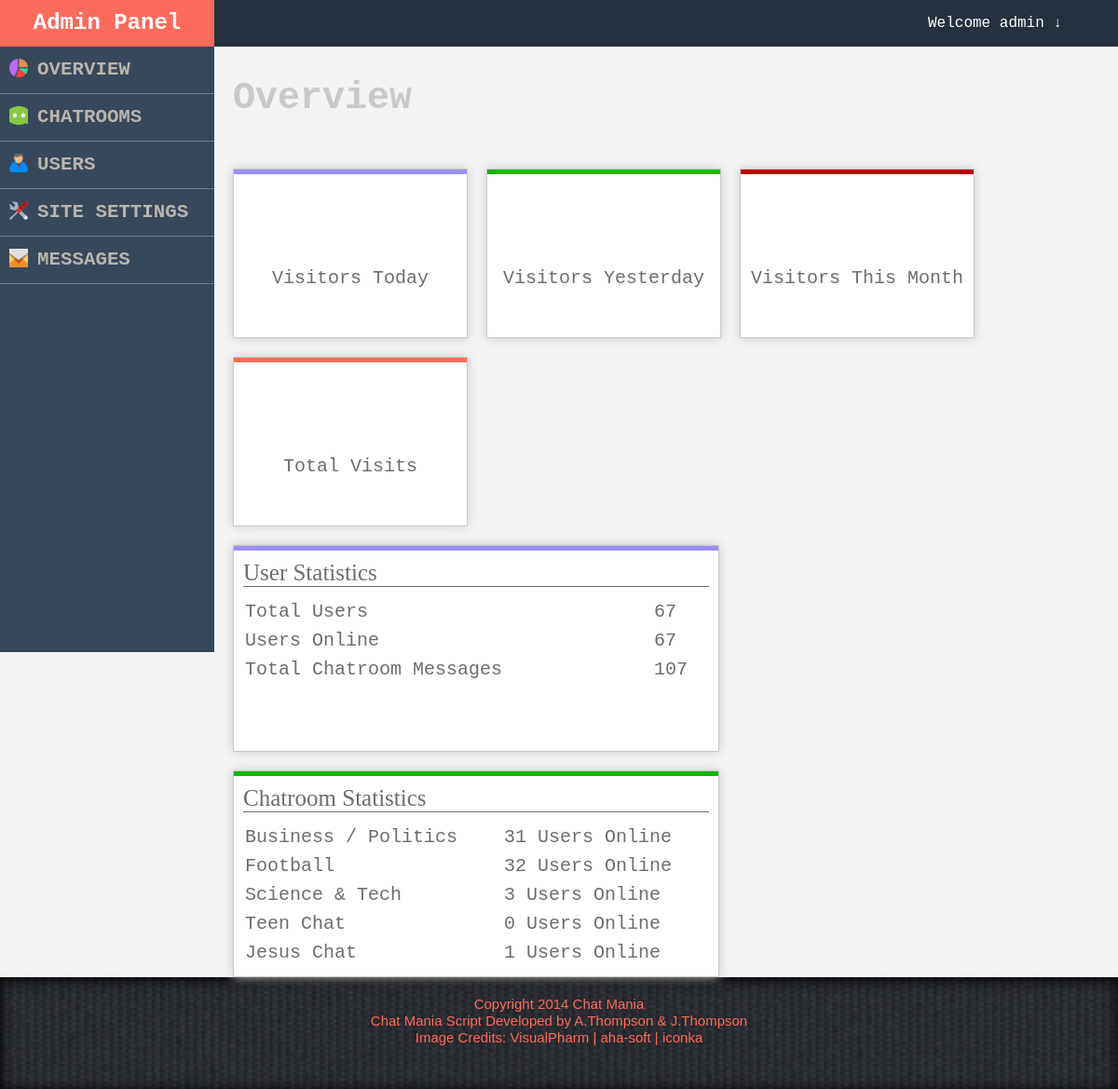
The app's page /adminpanel.php (signed in) with its own data.
### tables this page shows
CREATE TABLE IF NOT EXISTS `chatrooms` (
  `id` int(11) NOT NULL,
  `Name` varchar(200) DEFAULT NULL,
  `Description` text,
  `ImgSmall` varchar(100) DEFAULT NULL,
  `ImgLarge` varchar(100) DEFAULT NULL,
  UNIQUE KEY `Name` (`Name`)
);

### config.php (called while the page is built)
<?php
$dbHost = "localhost";
$dbName = "chatmania3";
$dbUsername = "root";
$dbPassword = "";
?>

### startdb.php (called while the page is built, shortened)
<?php
include 'config.php';
function startDB($query){
	$results = mysql_query($query);
	return $results;
}
?>

### adminpanel.php (the view, shortened to what this page needs)
<?php
include 'startdb.php';
?>
<!DOCTYPE html>
<html>
	<head>
		<link rel='stylesheet' type='text/css' href='admin.css' />
		<link rel="stylesheet" type="text/css" href="footer.css" />
	</head>
	<body>
		<div id='header-menu'>
			<h2 id='site-title'>Admin Panel</h2>
			<ul id='drop-down'>
				<li id='admin-name'><a>Welcome <?php echo $_SESSION['admin'] ?> &darr;</a>
				</li>
			</ul>
		</div>
		<div id='bottom'>
			<div id='left-menu'>
				<div id='overview-btn' class='left-tab'>
					<span id='img-overview' class='left-btn-img'></span><h2>Overview</h2>
				</div>
				<div id='chatrooms-btn' class='left-tab'>
					<span id='img-chatrooms' class='left-btn-img'></span><h2>Chatrooms</h2>
				</div>
				<div id='users-btn' class='left-tab'>
					<span id='img-users' class='left-btn-img'></span><h2>Users</h2>
				</div>
				<div id='settings-btn' class='left-tab'>
					<span id='img-settings' class='left-btn-img'></span><h2>Site Settings</h2>
				</div>
				<div id='messages-btn' class='left-tab'>
					<span id='img-messages' class='left-btn-img'></span><h2>Messages</h2>
				</div>
			</div>
			<div id='main-display'>
				<div id='overview-panel' class='panel'>
					<div class='panel-header-holder'>
						<h2 class='panel-header'>Overview</h2>
					</div>
					<div class='panel' id='stats-group'>
						<div class='pane pane-250'>
							<div class='top-pane-bar blue'>
							</div>
							<div class='center-pane-bar'>
							</div>
							<div class='bottom-pane-bar'>
								<a>Visitors Today</a>
							</div>
						</div>
						<div class='pane pane-250'>
							<div class='top-pane-bar green'>
							</div>
							<div class='center-pane-bar'>
							</div>
							<div class='bottom-pane-bar'>
								<a>Visitors Yesterday</a>
							</div>
						</div>
						<div class='pane pane-250'>
							<div class='top-pane-bar red'>
							</div>
							<div class='center-pane-bar'>
							</div>
							<div class='bottom-pane-bar'>
								<a>Visitors This Month</a>
							</div>
						</div>
						<div class='pane pane-250'>
							<div class='top-pane-bar orange'>
							</div>
							<div class='center-pane-bar'>
							</div>
							<div class='bottom-pane-bar'>
								<a>Total Visits</a>
							</div>
						</div>
					</div>
					<div class='panel' id='user-group'>
						<div class='pane pane-520'>
							<div class='top-pane-bar blue'>
							</div>
							<div class='pane-title'>
								<a>User Statistics</a>
							</div>
							<div class='pane-body'>
								<table border='0'>
									<tbody>
										<tr>
											<td>Total Users</td>
											<td><?php
												$numResults = startDB("SELECT * FROM users;" );
												echo mysql_num_rows($numResults);
												 ?>
												</td>
										</tr>
										<tr>
											<td>Users Online</td>
											<td><?php
												$numResults = startDB("SELECT * FROM users;" );
												echo mysql_num_rows($numResults);
												 ?> </td>
										</tr>
										<tr>
											<td>Total Chatroom Messages</td>
											<td><?php
												$numResults = startDB("SELECT * FROM chatroom_messages;" );
												echo mysql_num_rows($numResults);
												 ?> </td>
										</tr>
									</tbody>
								</table>
							</div>
						</div>
						<div class='pane pane-520'>
							<div class='top-pane-bar green'>
							</div>
							<div class='pane-title'>
								<a>Chatroom Statistics</a>
							</div>
							<div class='pane-body' id='chatroom-stats-150'>
								<table border='0'>
									<tbody>
										<?php
											$rooms = startDB("SELECT * FROM chatrooms;" );
											while($row=mysql_fetch_array($rooms)): ?>
										<tr>
											<td><?php echo $row['Name'] ?></td>
											<td><?php $numUserResults = startDB("SELECT * FROM users WHERE CurrentRoom = "."'". $row['id'] ."';" );
												echo mysql_num_rows($numUserResults);
											 ?> Users Online</td>
										</tr>
										<?php endwhile; ?>
									</tbody>
								</table>
							</div>
						</div>
					</div>
				</div>
			</div>
		</div>
		<?php include 'footer.php' ?>
	</body>
</html>

### admin.css (style rules this page uses)
body { margin: 0px 0px 0px 0px; min-width: 1004px; }
#header-menu { display:block; float:left; width:100%; height:50px; background-color: #25313e; }
#bottom { display:block; float:left; width: 100%; min-height: 650px; background-color: #f3f3f3; }
#left-menu { display:block; float:left; width:230px; min-height:650px; background-color: #37485A; }
#main-display { display: block; margin-left: 230px; min-height: 650px; }
#site-title { display: block; float: left; background-color: #fb6b5b; margin-top: 0px; margin-left: 0px; height: 100%; width: 230px; text-align: center; line-height: 50px; color:white; font-family: Courier; }
ul#drop-down { display:inline-block; color:white; position: relative; float: right; list-style-type: none; font-family: Courier; line-height: 50px; margin-top: 0px; margin-right: 50px; height: 100%; cursor: pointer; padding-left: 10px; padding-right: 10px; text-align: center; transition:all ease-in-out 0.4s; }
.left-tab { display:block; float:left; width: 100%; height:50px; line-height: 50px; border-bottom:1px solid white; border-bottom:1px solid rgba(255, 255, 255, 0.3); padding-top: 0px; text-align:left; cursor: pointer; transition:all ease-in-out 0.4s; }
.left-tab h2 { color:#BBB4AD; margin:0px 0px 0px 40px; font-family: Courier; font-size: 1.3em; text-transform: uppercase; transition:all ease-in-out 0.4s; }
.left-btn-img { display:inline-block; float:left; width: 20px; height: 20px; margin-top: 13px; margin-left: 10px; transition:all ease-in-out 0.4s; }
#img-overview { background: url('Images/1406261167_pie-chart.png') no-repeat; background-size: cover; background-position: center center; }
#img-chatrooms { background: url('Images/1406261290_chat-bubble.png') no-repeat; background-size: cover; background-position: center center; }
#img-users { background: url('Images/1406261366_user.png') no-repeat; background-size: cover; background-position: center center; }
#img-settings { background: url('Images/1406261375_settings02.png') no-repeat; background-size: cover; background-position: center center; }
#img-messages { background: url('Images/1406261383_email.png') no-repeat; background-size: cover; background-position: center center; }
#overview-panel { display:block; }
.panel { display: block; float: left; width: 100%; }
.panel-header-holder { float:left; width: 100%; text-align: left; }
.panel-header { font-family: Courier; color:#CAC9C9; font-size: 40px; margin-left: 20px; }
.pane { display:block; float:left; background-color: white; border: 1px solid #CAC9C9; box-shadow: 0px 0px 10px #CAC9C9; margin-left: 20px; margin-top: 20px; }
.pane-250 { width:250px; height: 180px; }
.pane-520 { width:520px; height: 220px; }
#chatroom-stats-150 { height: 150px; overflow: auto; }
.top-pane-bar { display: block; float: left; width: 100%; height: 5px; }
.blue { background-color: #9C8FFC; }
.green { background-color: #09B901; }
.red { background-color: #B90101; }
.orange { background-color: #fb6b5b; }
.center-pane-bar, .bottom-pane-bar { display: block; float: left; width: 100%; text-align: center; }
.center-pane-bar { height: 100px; line-height: 100px; }
.bottom-pane-bar a { font-family: Courier; font-size: 20px; color:#6E6D6D; }
.pane-title { display: block; border-bottom: 1px solid #6E6D6D; margin: 15px 10px 0px 10px; }
.pane-title a { font-family: Impact; font-size: 25px; color:#6E6D6D; }
.pane-body { display: block; margin:10px 10px 10px 10px; }
.pane-body table { width:100%; }
.pane-body table td { font-family: Courier; font-size: 20px; color:#6E6D6D; padding: 3px 0px 3px 0px; }

### records on screen
chatrooms: Name "Business / Politics", mysql_num_rows($numUserResults) "31"
chatrooms: Name "Football", mysql_num_rows($numUserResults) "32"
chatrooms: Name "Science & Tech", mysql_num_rows($numUserResults) "3"
chatrooms: Name "Teen Chat", mysql_num_rows($numUserResults) "0"
chatrooms: Name "Jesus Chat", mysql_num_rows($numUserResults) "1"

### other values on screen
$_SESSION['admin'] "admin"
mysql_num_rows($numResults) "67"
mysql_num_rows($numResults) "107"
